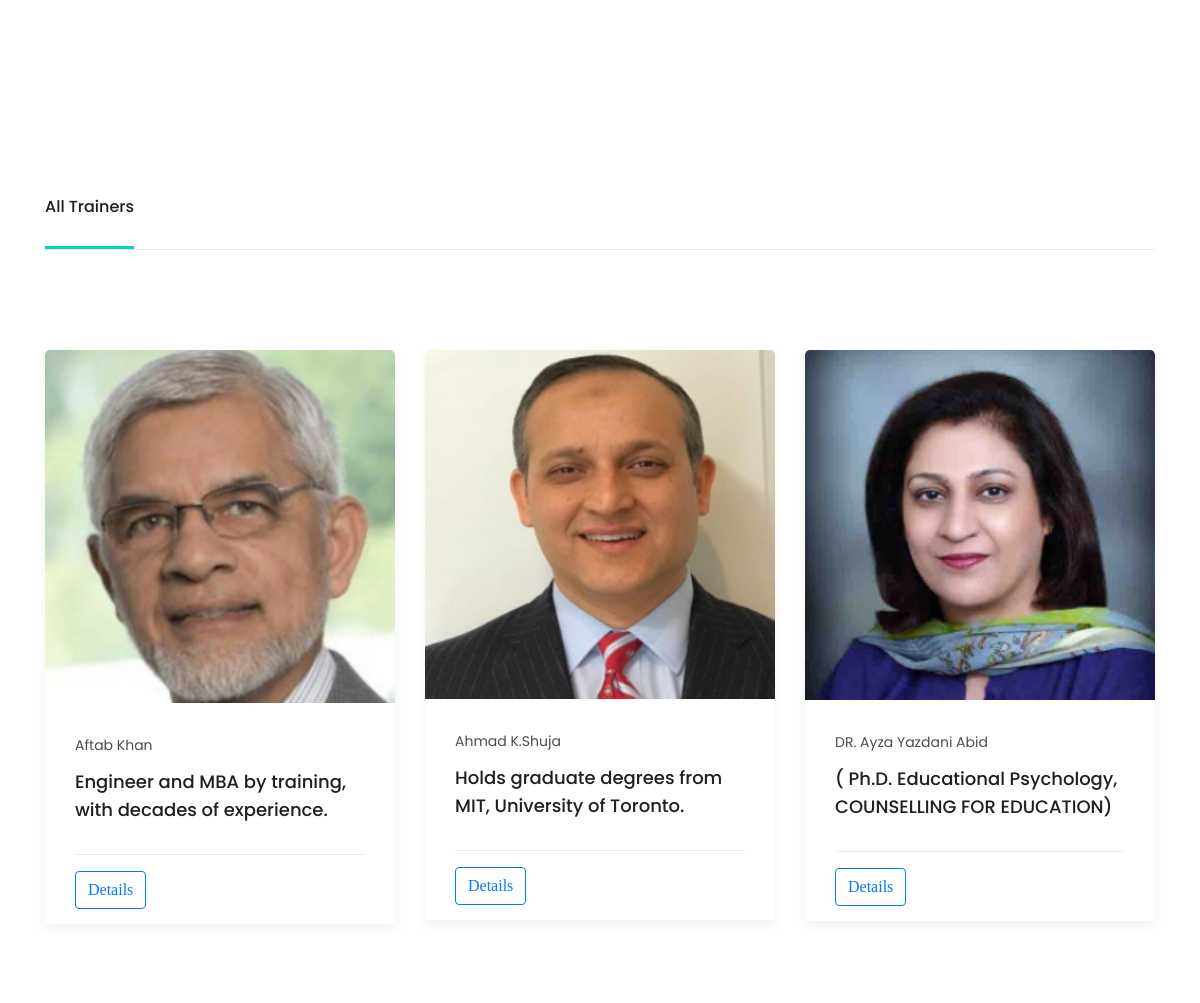
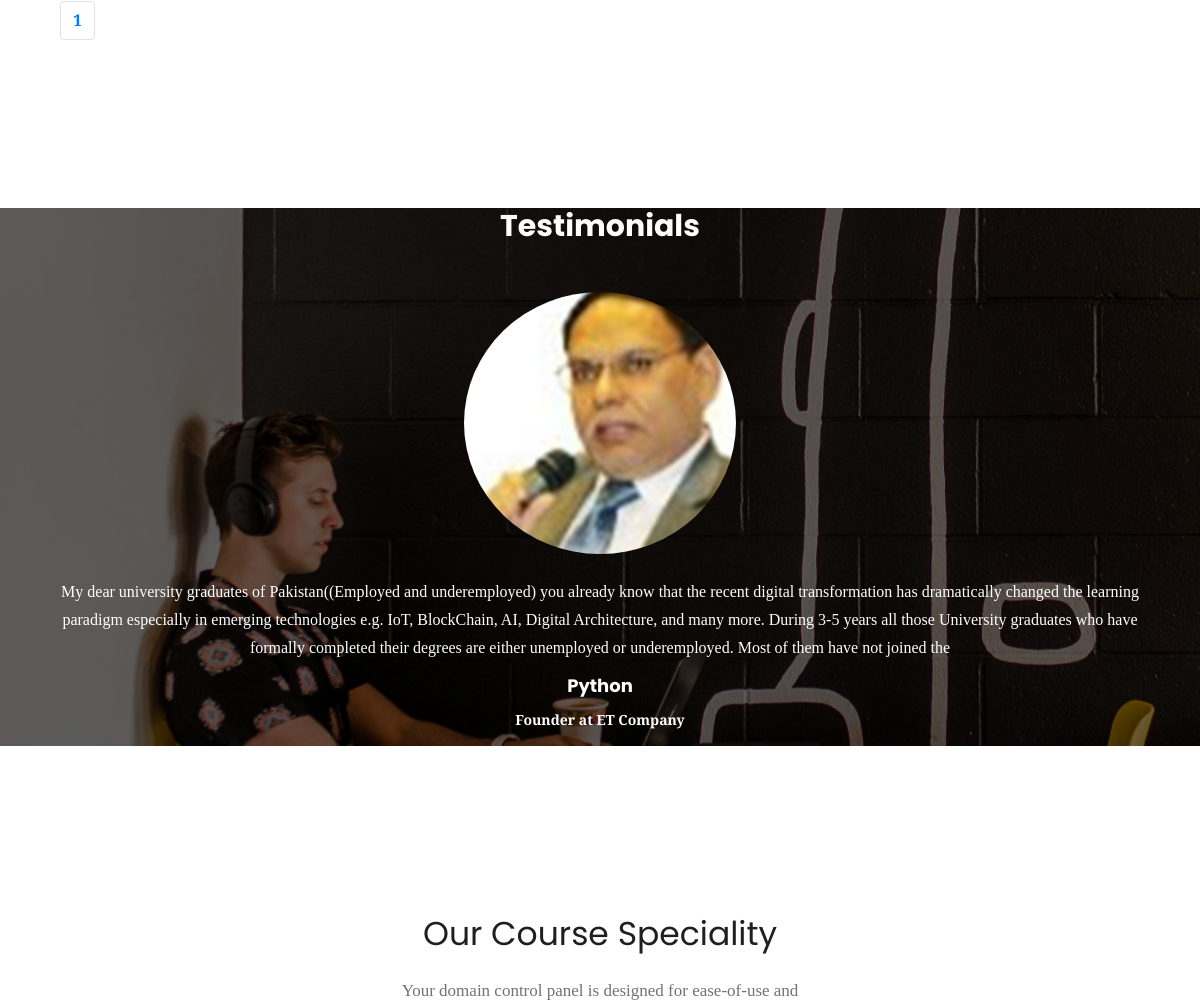
Page /trainers/ (middle part) on the earlier database version (2 pictures, top to bottom).
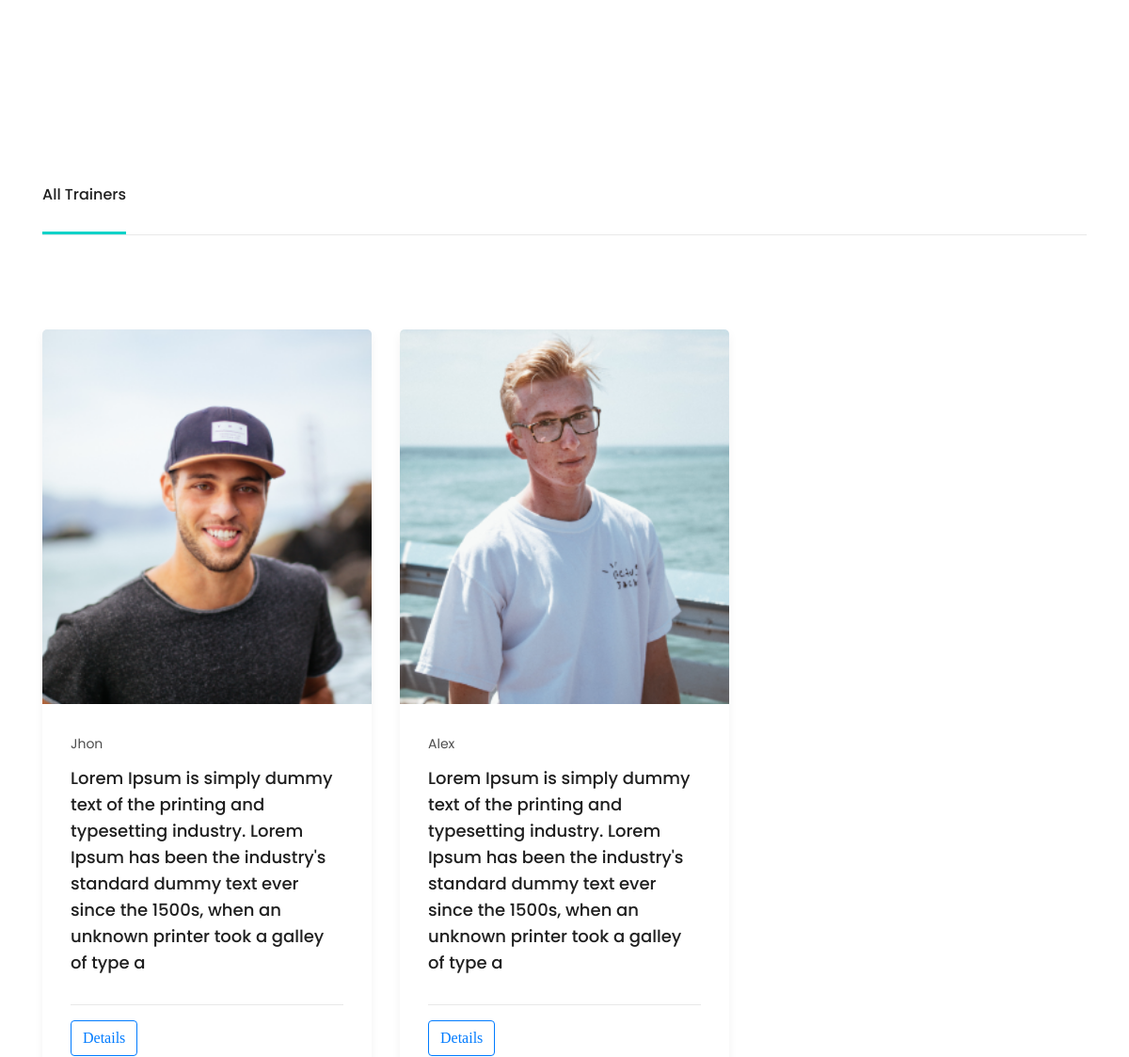
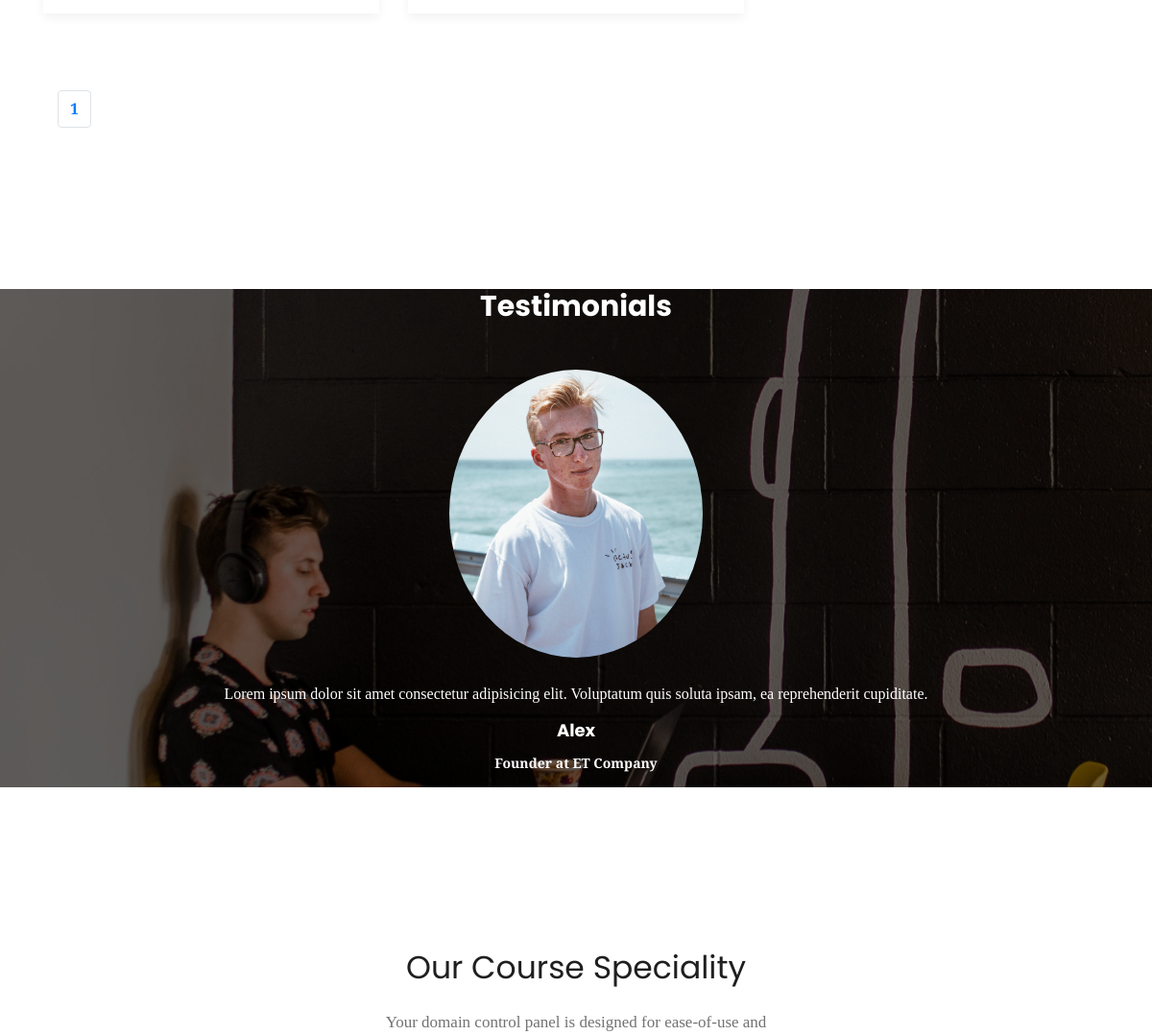
Same page on the later database version (2 pictures, top to bottom).
### main_app/models.py (models this page shows, shortened)
class Trainers(models.Model):
    name = models.CharField(max_length=300)
    image = models.ImageField(upload_to='profile_pics')
    description = models.CharField(max_length=10000)
    l_description = models.CharField(max_length=1000)

class Testimonial(models.Model):
    name = models.CharField(max_length=300)
    feedBack = models.CharField(max_length=10000)
    pic = models.ImageField(upload_to='testimonials')

### main_app/views.py (the view)
# urls.py: path('trainers/', views.trainers, name="trainers"),
def trainers(request):
    if request.is_ajax():
        trainer = list(Trainers.objects.all().values())
        return JsonResponse({'trainer': trainer})
    else:
        trainer = Trainers.objects.all()
        paginator = Paginator(trainer, 5)
        print(paginator.num_pages)
        page = request.GET.get('page')
        print(page)
        trainer = paginator.get_page(page)
        testimonial = Testimonial.objects.all()
        return render(request, 'trainers.html', {'trainer': trainer, 'testimonial':testimonial})

### main_app/templates/trainers.html (shortened to what this page needs)
{% extends './base.html' %} {% block content %} {% load static %}
<div class="popular_courses plus_padding">
    <div class="container">
        <div class="row">
            <div class="col-xl-12">
            </div>
        </div>
        <div class="row">
            <div class="col-xl-12">
                <div class="course_nav">
                    <nav>
                        <ul class="nav" id="myTab" role="tablist">
                            <li class="nav-item">
                                <a class="nav-link active" id="home-tab" data-toggle="tab" href="#" role="tab"
                                    aria-controls="home" aria-selected="true">All Trainers</a>
                            </li>
                        </ul>
                    </nav>
                </div>
            </div>
        </div>
    </div>
    <div class="all_courses">
        <div class="container">
            <div>
                <div class="row">
                    {% for item in trainer %}
                    <div class="col-xl-4 col-lg-4  col-md-6">
                        <div class="single_courses">
                            <div class="thumb">
                                 <a href="#">
                                    <img src="{{ item.image.url }}" alt="">
                                </a>
                            </div>
                            <div class="courses_info">
                                <span>{{ item.name|safe }}</span>
                                <h3>{{ item.description|safe }}</h3>
                                <div class="star_prise d-flex justify-content-between">
                                    <div class="star">
                                        <a class="btn btn-outline-primary" href="{% url 'trainer_desc' item.id %}">Details</a>
                                    </div>
                                </div>
                            </div>
                        </div>
                    </div>
                    {% endfor %}
                </div>
            </div>
            <div class="col-xl-12">
                <div class="more_courses text-center">
                    <nav aria-label="Page navigation example">
                        <ul class="pagination">
                            {% for num in trainer.paginator.page_range %}
                            {% if trainer.number == num %}
                            <li class="page-item"><a class="page-link" href="?page={{ num }}"><strong>{{ num }}</strong></a></li>
                            {% elif num > trainer.number|add:'-3' and num < trainer.number|add:'3' %}
                            <li class="page-item"><a class="page-link" href="?page={{ num }}">{{ num }}</a></li>
                            {% endif %}
                            {% endfor %}
                        </ul>
                    </nav>
                </div>
            </div>
        </div>
    </div>
</div>
<div class="testimonial_bg_1 overlay">
<section class="text-center my-5 swiper-container container" style="color:white">
  <h2 class="h1-responsive font-weight-bold my-5" style="color:white">Testimonials</h2>
  <div class="wrapper-carousel-fix swiper-wrapper">
    {% for item in testimonial %}
    <div id="carousel-example-1" class="carousel no-flex testimonial-carousel slide swiper-slide carousel-fade" data-ride="carousel"
      data-interval="false">
      <div class="carousel-inner" role="listbox">
        <div class="carousel-item active">
          <div class="testimonial">
            <div class="avatar mx-auto mb-4" style="color:white">
              <img src="{{ item.pic.url }}" class="rounded-circle img-fluid"
                alt="First sample avatar image">
            </div>
            <p style="color:white">
              {{ item.feedBack }}
            </p>
            <h4 class="font-weight-bold" style="color:white">{{ item.name }}</h4>
            <h6 class="font-weight-bold my-3">Founder at ET Company</h6>
          </div>
        </div>
      </div>
      <a class="carousel-control-prev left carousel-control" href="#carousel-example-1" role="button" data-slide="prev">
      </a>
      <a class="carousel-control-next right carousel-control" href="#carousel-example-1" role="button"
        data-slide="next">
      </a>
    </div>
    {% endfor %}
  </div>
</section>
</div>
<div class="our_courses">
    <div class="container">
        <div class="row">
            <div class="col-xl-12">
                <div class="section_title text-center mb-100">
                    <h3>Our Course Speciality</h3>
                    <p>
                        Your domain control panel is designed for ease-of-use and <br />
                    </p>
                </div>
            </div>
        </div>
    </div>
</div>
{% endblock content %}

### main_app/templates/base.html (shortened to what this page needs)
<!DOCTYPE html>
{% load static %}
<html class="no-js" lang="zxx">
  <head>
    <link
      rel="stylesheet"
      href="{% static '../static/css/bootstrap.min.css' %}"
    />
    <link
      rel="stylesheet"
      href="{% static '../static/css/owl.carousel.min.css' %}"
    />
    <link
      rel="stylesheet"
      href="{% static '../static/css/magnific-popup.css' %}"
    />
    <link
      rel="stylesheet"
      href="{% static '../static/css/font-awesome.min.css' %}"
    />
    <link
      rel="stylesheet"
      href="{% static '../static/css/themify-icons.css' %}"
    />
    <link
      rel="stylesheet"
      href="{% static '../static/css/nice-select.css' %}"
    />
    <link rel="stylesheet" href="https://unpkg.com/swiper/swiper-bundle.css" />
    <link
      rel="stylesheet"
      href="https://unpkg.com/swiper/swiper-bundle.min.css"
    />
    <link rel="stylesheet" href="{% static '../static/css/flaticon.css' %}" />
    <link rel="stylesheet" href="{% static '../static/css/gijgo.css' %}" />
    <link rel="stylesheet" href="{% static '../static/css/animate.css' %}" />
    <link rel="stylesheet" href="{% static '../static/css/slicknav.css' %}" />
    <link rel="stylesheet" href="{% static '../static/css/style.css' %}" />
  </head>
  <body>
    {% block content %} {% endblock %}
  </body>
</html>

Differences in the rows shown:
removed Trainers: image (picture), name "Aftab Khan", description "Engineer and MBA by training, with decades of experience."
removed Trainers: image (picture), name "Ahmad K.Shuja", description "Holds graduate degrees from MIT, University of Toronto."
removed Trainers: image (picture), name "DR. Ayza Yazdani Abid", description "( Ph.D. Educational Psychology, COUNSELLING FOR EDUCATION)"
removed Testimonial: pic (picture), feedBack "My dear university graduates of Pakistan((Employed and underemployed) you already know that the recent digital transformation has dramatically changed the learning paradigm especially in emerging technologies e.g. IoT, BlockChain, AI, Digital Architecture, and many more. During 3-5 years all those University graduates who have formally completed their degrees are either unemployed or underemployed. Most of them have not joined the", name "Python"
added Trainers: image (picture), name "Jhon", description "Lorem Ipsum is simply dummy text of the printing and typesetting industry. Lorem Ipsum has been the industry's standard dummy text ever since the 1500s, when an unknown printer took a galley of type a"
added Trainers: image (picture), name "Alex", description "Lorem Ipsum is simply dummy text of the printing and typesetting industry. Lorem Ipsum has been the industry's standard dummy text ever since the 1500s, when an unknown printer took a galley of type a"
added Testimonial: pic (picture), feedBack "Lorem ipsum dolor sit amet consectetur adipisicing elit. Voluptatum quis soluta ipsam, ea reprehenderit cupiditate.", name "Alex"
